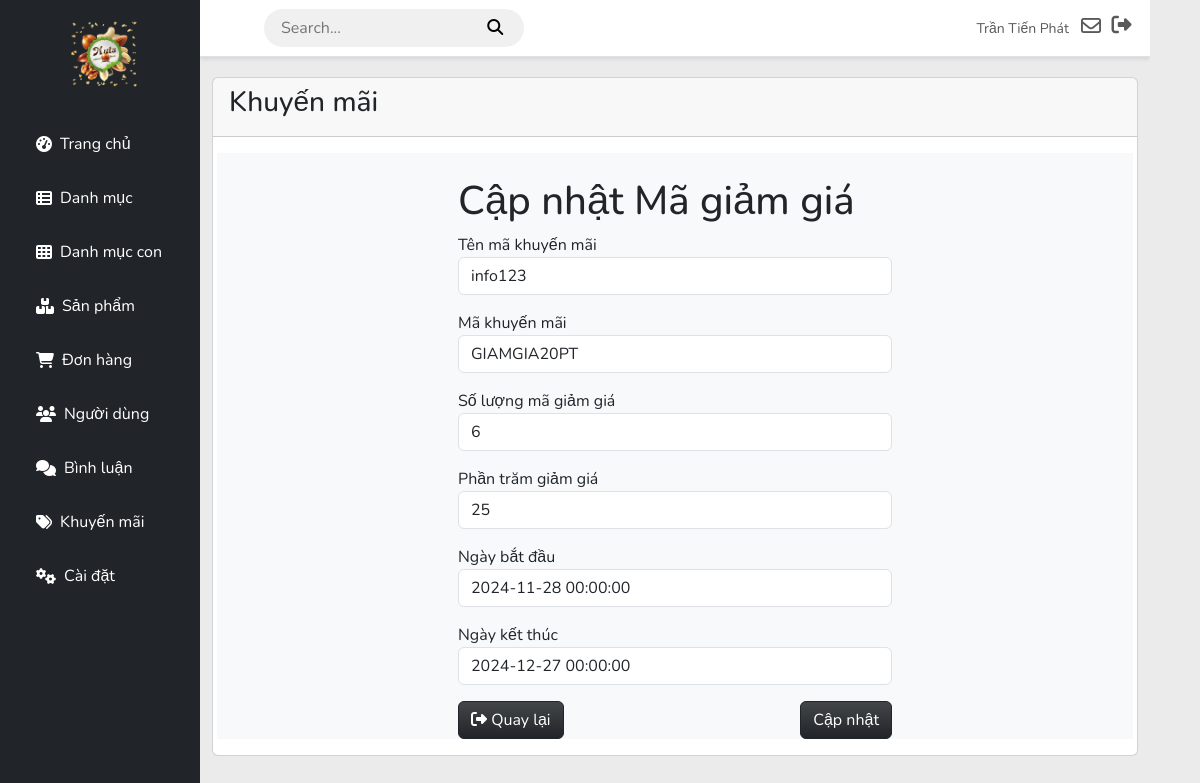
/admin/coupons/update.php?id=1 (signed in), run on the app's committed database.
### tables this page shows
CREATE TABLE `users` (
  `username` varchar(250) NOT NULL,
  `phone` varchar(10) NOT NULL,
  `email` varchar(250) NOT NULL,
  `role` varchar(250) NOT NULL,
  `status` varchar(250) NOT NULL,
  `image` varchar(250) NOT NULL DEFAULT 'default.jpg',
  `password` varchar(250) NOT NULL,
  `idUser` int(11) NOT NULL,
  `name` varchar(250) NOT NULL,
  `token` int(11) NOT NULL,
  `otpCreated` int(11) NOT NULL,
  `otp` int(11) NOT NULL
);

CREATE TABLE `coupons` (
  `codeCoupon` varchar(250) NOT NULL,
  `nameCoupon` varchar(250) NOT NULL,
  `idCoupon` int(11) NOT NULL,
  `discount` int(11) NOT NULL,
  `startDate` datetime NOT NULL,
  `endDate` datetime NOT NULL,
  `quantityCoupon` int(11) NOT NULL
);

### client/DBUntil.php (called while the page is built, shortened)
<?php
include "Database.php";
class DBUntil
{
    private $connection = null;
    function __construct()
    {
        $db = new Database(HOST, USERNAME, PASSWORD, DB_NAME);
        $this->connection = $db->getConnection();
    }
    public function select($sql, $params = [])
    {
        $stmt = $this->connection->prepare($sql);
        $stmt->execute($params);
        $stmt->setFetchMode(PDO::FETCH_ASSOC);
        return $stmt->fetchAll();
    }
}

### client/Database.php (called while the page is built, shortened)
<?php
class Database
{
    private $host;
    private $username;
    private $password;
    private $dbname;
    public function __construct($host, $username, $password, $dbname)
    {
        $this->host = $host;
        $this->username = $username;
        $this->password = $password;
        $this->dbname = $dbname;
    }
    public function getConnection()
    {
        try {
            $url = "mysql:host=" . $this->host . ";dbname=" . $this->dbname;
            $this->connection = new PDO($url, $this->username, $this->password);
            $this->connection->setAttribute(PDO::ATTR_ERRMODE, PDO::ERRMODE_EXCEPTION);
            return $this->connection;
        } catch (\Exception $e) {
            echo "Error: " . $e->getMessage();
            return null;
        }
    }
}

### admin/coupons/update.php (the view, shortened to what this page needs)
<?php
include "../../client/DBUntil.php";
$dbHelper = new DBUntil();
$id = $_GET['id'];
$coupons = $dbHelper->select("SELECT * FROM coupons WHERE idCoupon = ?", [$id])[0];
?>
<!DOCTYPE html>
<html lang="en">
<?php include "../includes/head.php" ?>
<body>
    <div id="wrapper">
        <?php include "../includes/sidebar.php" ?>
        <div id="content">
            <?php include "../includes/nav.php" ?>
            <div class="container-fluid">
                <div class="row ">
                    <div class="col-md-12">
                        <div class="card">
                            <div class="card-header">
                                <h3 class="card-title">Khuyến mãi</h3>
                            </div>
                            <div class="card-body">
                                <div class="row bg-light">
                                    <div class="col-md-3"></div>
                                    <div class="col-md-6">
                                        <h1 class="mt-4">Cập nhật Mã giảm giá</h1>
                                        <form action="" method="POST">
                                            <div class="name mb-3">
                                                <label for="">Tên mã khuyến mãi</label>
                                                <input type="text" name="name" id="name" class="form-control"
                                                    value="<?= htmlspecialchars($coupons['nameCoupon']) ?>">
                                            </div>
                                            <div class="code mb-3">
                                                <label for="">Mã khuyến mãi</label>
                                                <input type="text" name="code" id="code" class="form-control"
                                                    value="<?= htmlspecialchars($coupons['codeCoupon']) ?>">
                                            </div>
                                            <div class="email mb-3">
                                                <label for="">Số lượng mã giảm giá</label>
                                                <input type="number" name="quantity" id="quantity" class="form-control"
                                                    value="<?= htmlspecialchars($coupons['quantityCoupon']) ?>">
                                            </div>
                                            <div class="discount mb-3">
                                                <label for="">Phần trăm giảm giá</label>
                                                <input type="number" name="discount" id="discount" class="form-control"
                                                    value="<?= htmlspecialchars($coupons['discount']) ?>">
                                            </div>
                                            <div class="startDate mb-3">
                                                <label for="">Ngày bắt đầu</label>
                                                <input type="text" name="startDate" id="startDate" class="form-control"
                                                    value="<?= htmlspecialchars($coupons['startDate']) ?>">
                                            </div>
                                            <div class="endDate mb-3">
                                                <label for="">Ngày kết thúc</label>
                                                <input type="text" name="endDate" id="endDate" class="form-control"
                                                    value="<?= htmlspecialchars($coupons['endDate']) ?>">
                                            </div>
                                            <div class="d-flex justify-content-between mt-3">
                                                <a href="list.php" class="return btn text-white btn-dark bg-gradient">
                                                    <i class="fa-solid fa-right-from-bracket deg-180"></i>
                                                    Quay lại
                                                </a>
                                                <button type="submit" class="btn btn-dark bg-gradient text-white">Cập nhật</button>
                                            </div>
                                        </form>
                                    </div>
                                    <div class="col-md-3"></div>
                                </div>
                            </div>
                        </div>
                    </div>
                </div>
            </div>
        </div>
    </div>
</body>
</html>

### admin/includes/nav.php (shortened to what this page needs)
<?php
    $dbHelper = new DBUntil();
    $idUser = $_SESSION['idUser'] ?? null;
    $users = $dbHelper->select("SELECT * FROM users WHERE idUser = $idUser") ?? null;
    $name = $users[0]['name'] ?? null;
?>
<nav class="navbar">
    <div class="search-nav mx-5">
        <form action>
            <input type="search" name="search" id="search" placeholder="Search...">
            <button>
                <i class="fa-solid fa-search"></i>
            </button>
        </form>
    </div>
    <ul class="navbar-nav ml-auto">
        <li class="nav-item  no-arrow d-flex align-items-center mr-3">
            <a class="nav-link" href="#" id="user" aria-haspopup="true" aria-expanded="false">
                <span class="mr-2 d-none d-lg-inline text-gray-600 small "><?php echo $name ?></span>
                <i class="fa-regular fa-envelope text-gray-400 fs-5 mr-2 mx-2"></i>
            </a>
            <div class="logout">
                <a class="nav-link" href="../../client/index.php" data-toggle="modal" data-target="#logoutModal">
                    <i class="fas fa-sign-out-alt fa-sm fa-fw fs-5 mr-2 text-gray-400"></i>
                </a>
            </div>
        </li>
    </ul>
</nav>

### admin/css/style.css (style rules this page uses)
body { font-family: 'Nunito', sans-serif; background-color: #ebebeb; margin: 0; padding: 0; }
#wrapper { display: flex; width: 100%; align-items: stretch; }
.navbar { background-color: #ffffff !important; box-shadow: 0 2px 4px rgba(0, 0, 0, 0.1); border-bottom: 1px solid #dee2e6; padding: 0.5rem 1rem; width: 100%; }
#content { margin-left: 200px; width: calc(100% - 250px); overflow-y: auto; }
.container-fluid { padding-top: 20px; }
.search-nav input { background-color: transparent; border: none; }
.search-nav button { background-color: transparent; border: none; }
.search-nav { padding: 6px 15px; background-color: #F0F0F0; border-radius: 20px; }

### data on the page
users: name "Trần Tiến Phát"
coupons: name "info123", code "GIAMGIA20PT", quantity "6", discount "25", startDate "2024-11-28 00:00:00", endDate "2024-12-27 00:00:00"
